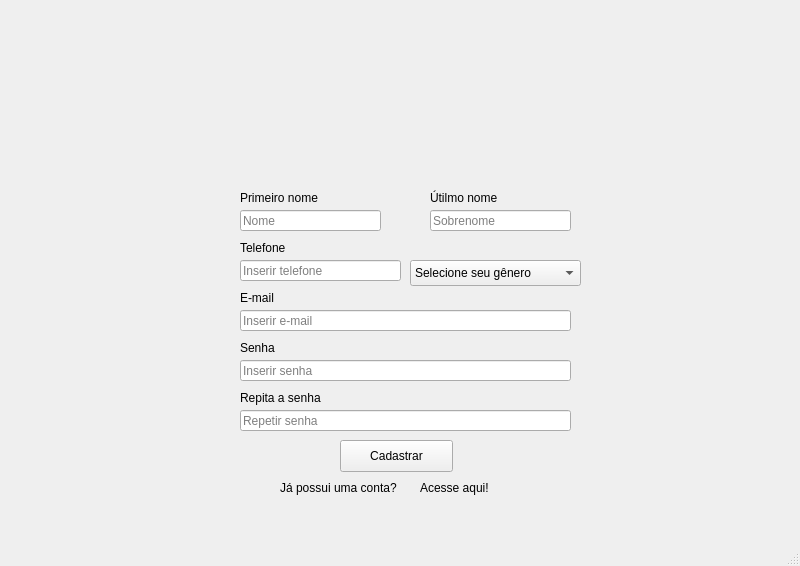
<?xml version="1.0" encoding="UTF-8"?>
<ui version="4.0">
 <class>MainWindow</class>
 <widget class="QMainWindow" name="MainWindow">
  <property name="geometry">
   <rect>
    <x>0</x>
    <y>0</y>
    <width>800</width>
    <height>566</height>
   </rect>
  </property>
  <property name="windowTitle">
   <string>MainWindow</string>
  </property>
  <widget class="QWidget" name="centralwidget">
   <widget class="QLabel" name="label">
    <property name="geometry">
     <rect>
      <x>290</x>
      <y>0</y>
      <width>221</width>
      <height>191</height>
     </rect>
    </property>
    <property name="text">
     <string/>
    </property>
    <property name="pixmap">
     <pixmap>../../../../../Downloads/Logo simples circular esmaltaria preto.png</pixmap>
    </property>
    <property name="scaledContents">
     <bool>true</bool>
    </property>
    <property name="wordWrap">
     <bool>false</bool>
    </property>
   </widget>
   <widget class="QLineEdit" name="primeironome">
    <property name="geometry">
     <rect>
      <x>240</x>
      <y>210</y>
      <width>141</width>
      <height>21</height>
     </rect>
    </property>
    <property name="placeholderText">
     <string>Nome</string>
    </property>
   </widget>
   <widget class="QLineEdit" name="sobrenome">
    <property name="geometry">
     <rect>
      <x>430</x>
      <y>210</y>
      <width>141</width>
      <height>21</height>
     </rect>
    </property>
    <property name="placeholderText">
     <string>Sobrenome</string>
    </property>
   </widget>
   <widget class="QLineEdit" name="emailcadastro">
    <property name="geometry">
     <rect>
      <x>240</x>
      <y>310</y>
      <width>331</width>
      <height>21</height>
     </rect>
    </property>
    <property name="placeholderText">
     <string>Inserir e-mail</string>
    </property>
   </widget>
   <widget class="QLineEdit" name="senhacadastro">
    <property name="geometry">
     <rect>
      <x>240</x>
      <y>360</y>
      <width>331</width>
      <height>21</height>
     </rect>
    </property>
    <property name="echoMode">
     <enum>QLineEdit::Password</enum>
    </property>
    <property name="placeholderText">
     <string>Inserir senha</string>
    </property>
   </widget>
   <widget class="QLineEdit" name="repetirsenha">
    <property name="geometry">
     <rect>
      <x>240</x>
      <y>410</y>
      <width>331</width>
      <height>21</height>
     </rect>
    </property>
    <property name="text">
     <string/>
    </property>
    <property name="echoMode">
     <enum>QLineEdit::Password</enum>
    </property>
    <property name="placeholderText">
     <string>Repetir senha</string>
    </property>
   </widget>
   <widget class="QLineEdit" name="telefone">
    <property name="geometry">
     <rect>
      <x>240</x>
      <y>260</y>
      <width>161</width>
      <height>21</height>
     </rect>
    </property>
    <property name="placeholderText">
     <string>Inserir telefone</string>
    </property>
   </widget>
   <widget class="QComboBox" name="generoselection">
    <property name="geometry">
     <rect>
      <x>410</x>
      <y>260</y>
      <width>171</width>
      <height>26</height>
     </rect>
    </property>
    <item>
     <property name="text">
      <string>Selecione seu gênero</string>
     </property>
    </item>
    <item>
     <property name="text">
      <string>Masculino</string>
     </property>
    </item>
    <item>
     <property name="text">
      <string>Feminino</string>
     </property>
    </item>
    <item>
     <property name="text">
      <string>Outros</string>
     </property>
    </item>
   </widget>
   <widget class="QLabel" name="label_2">
    <property name="geometry">
     <rect>
      <x>240</x>
      <y>190</y>
      <width>101</width>
      <height>16</height>
     </rect>
    </property>
    <property name="text">
     <string>Primeiro nome</string>
    </property>
   </widget>
   <widget class="QLabel" name="label_3">
    <property name="geometry">
     <rect>
      <x>430</x>
      <y>190</y>
      <width>101</width>
      <height>16</height>
     </rect>
    </property>
    <property name="text">
     <string>Útilmo nome</string>
    </property>
   </widget>
   <widget class="QLabel" name="label_4">
    <property name="geometry">
     <rect>
      <x>240</x>
      <y>240</y>
      <width>101</width>
      <height>16</height>
     </rect>
    </property>
    <property name="text">
     <string>Telefone</string>
    </property>
   </widget>
   <widget class="QLabel" name="label_5">
    <property name="geometry">
     <rect>
      <x>240</x>
      <y>290</y>
      <width>101</width>
      <height>16</height>
     </rect>
    </property>
    <property name="text">
     <string>E-mail</string>
    </property>
   </widget>
   <widget class="QLabel" name="label_6">
    <property name="geometry">
     <rect>
      <x>240</x>
      <y>340</y>
      <width>101</width>
      <height>16</height>
     </rect>
    </property>
    <property name="text">
     <string>Senha</string>
    </property>
   </widget>
   <widget class="QLabel" name="label_7">
    <property name="geometry">
     <rect>
      <x>240</x>
      <y>390</y>
      <width>101</width>
      <height>16</height>
     </rect>
    </property>
    <property name="text">
     <string>Repita a senha</string>
    </property>
   </widget>
   <widget class="QPushButton" name="cadastrobotao">
    <property name="geometry">
     <rect>
      <x>340</x>
      <y>440</y>
      <width>113</width>
      <height>32</height>
     </rect>
    </property>
    <property name="text">
     <string>Cadastrar</string>
    </property>
   </widget>
   <widget class="QLabel" name="label_8">
    <property name="geometry">
     <rect>
      <x>280</x>
      <y>480</y>
      <width>141</width>
      <height>16</height>
     </rect>
    </property>
    <property name="text">
     <string>Já possui uma conta?</string>
    </property>
   </widget>
   <widget class="ClickableLabel" name="loginlabel">
    <property name="geometry">
     <rect>
      <x>420</x>
      <y>480</y>
      <width>81</width>
      <height>16</height>
     </rect>
    </property>
    <property name="text">
     <string>Acesse aqui!</string>
    </property>
   </widget>
  </widget>
  <widget class="QStatusBar" name="statusbar"/>
 </widget>
 <customwidgets>
  <customwidget>
   <class>ClickableLabel</class>
   <extends>QLabel</extends>
   <header>clickablelabel</header>
  </customwidget>
 </customwidgets>
 <resources/>
 <connections/>
</ui>
